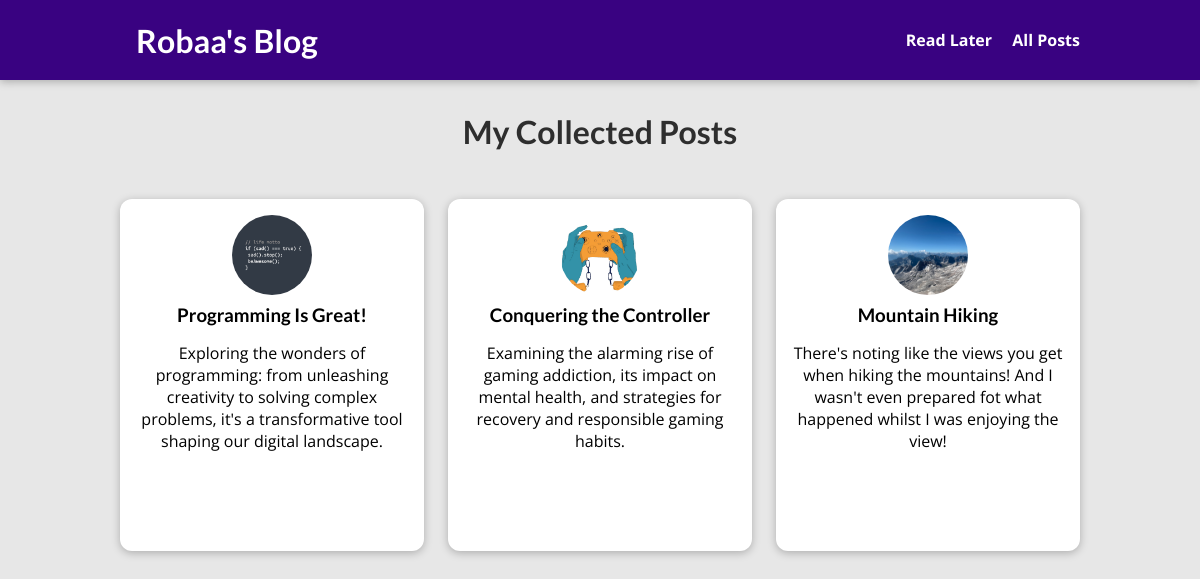
Page /posts on the earlier database version.
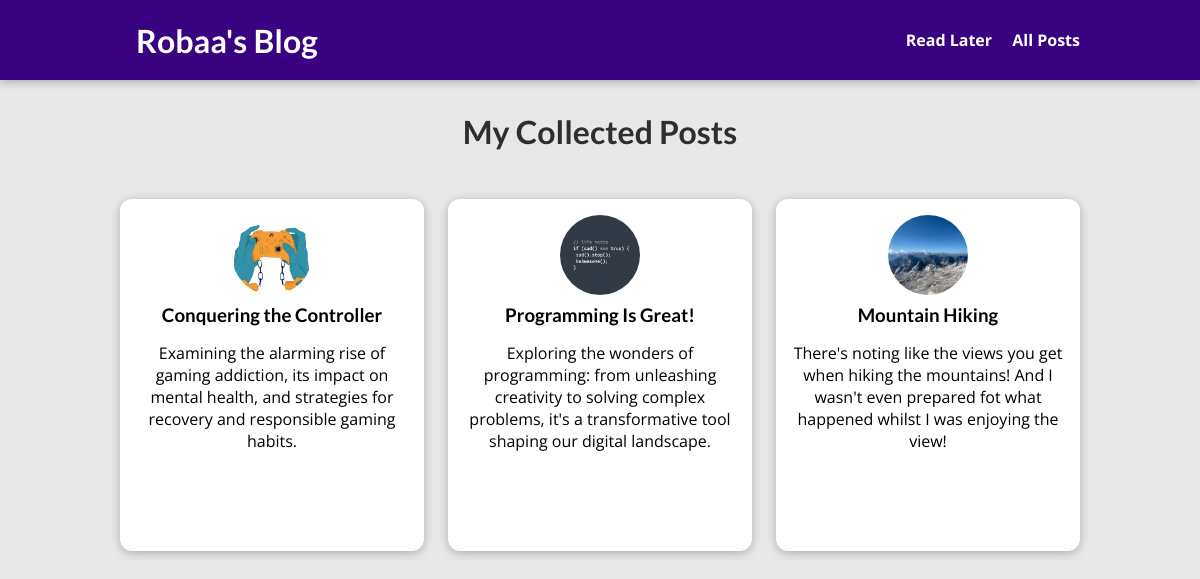
Same page on the later database version.
### blog/models.py (models this page shows, shortened)
class Post(models.Model):
    title = models.CharField(max_length=150)
    excerpt = models.CharField(max_length=200)
    image = models.ImageField(upload_to="posts", null=True)
    date = models.DateField(auto_now=True)
    slug = models.SlugField(unique=True)
    content = models.TextField(validators=[MinLengthValidator(10)])
    author = models.ForeignKey(
        Author, on_delete=models.SET_NULL, related_name="posts", null=True)
    tags = models.ManyToManyField(Tag)

### blog/views.py (the view)
# urls.py: path("posts", views.AllPostsView.as_view(), name="posts-page"),
class AllPostsView(ListView):
    template_name = "blog/all-posts.html"
    model = Post
    ordering = ["-date"]
    context_object_name = "all_posts"

### blog/templates/blog/all-posts.html (shortened to what this page needs)
{% extends "base.html" %}
{% load static %}
{% block css_files %}
    <link rel="stylesheet" href="{% static "blog/all-posts.css" %}">
    <link rel="stylesheet" href="{% static "blog/post.css" %}">
{% endblock css_files %}
{% block content %}
    <section id = "all-posts">
        <h2>My Collected Posts</h2>
        <ul>
            {% for post in all_posts %}
                {% include "blog/includes/post.html" %}
            {% endfor %}
        </ul>
    </section>
{% endblock content %}

### blog/templates/blog/includes/post.html
<li>
    <article class = "post">
        <a href="{% url "post-detail-page" post.slug %}">
            <img src="{{post.image.url}}" alt="{{post.title}}">
            <div class = "post__content">
                <h3>{{post.title}}</h3>
                <p>{{post.excerpt}}</p>
            </div>
        </a>
    </article>
</li>

Differences in the rows shown:
changed Post "Conquering the Controller": moves up the list
